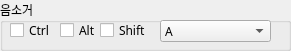
   <widget class="QGroupBox" name="mute">
    <property name="geometry">
     <rect>
      <x>30</x>
      <y>230</y>
      <width>291</width>
      <height>51</height>
     </rect>
    </property>
    <property name="font">
     <font>
      <family>맑은 고딕</family>
     </font>
    </property>
    <property name="title">
     <string>음소거</string>
    </property>
    <widget class="QCheckBox" name="mCtrl">
     <property name="geometry">
      <rect>
       <x>10</x>
       <y>20</y>
       <width>41</width>
       <height>21</height>
      </rect>
     </property>
     <property name="font">
      <font>
       <family>맑은 고딕</family>
      </font>
     </property>
     <property name="text">
      <string>Ctrl</string>
     </property>
    </widget>
    <widget class="QCheckBox" name="mAlt">
     <property name="enabled">
      <bool>true</bool>
     </property>
     <property name="geometry">
      <rect>
       <x>60</x>
       <y>20</y>
       <width>41</width>
       <height>21</height>
      </rect>
     </property>
     <property name="font">
      <font>
       <family>맑은 고딕</family>
      </font>
     </property>
     <property name="acceptDrops">
      <bool>false</bool>
     </property>
     <property name="autoFillBackground">
      <bool>false</bool>
     </property>
     <property name="text">
      <string>Alt</string>
     </property>
    </widget>
    <widget class="QCheckBox" name="mShift">
     <property name="geometry">
      <rect>
       <x>100</x>
       <y>20</y>
       <width>51</width>
       <height>21</height>
      </rect>
     </property>
     <property name="font">
      <font>
       <family>맑은 고딕</family>
      </font>
     </property>
     <property name="text">
      <string>Shift</string>
     </property>
    </widget>
    <widget class="QComboBox" name="mbox">
     <property name="geometry">
      <rect>
       <x>160</x>
       <y>20</y>
       <width>111</width>
       <height>22</height>
      </rect>
     </property>
     <item>
      <property name="text">
       <string>A</string>
      </property>
     </item>
     <item>
      <property name="text">
       <string>B</string>
      </property>
     </item>
     <item>
      <property name="text">
       <string>C</string>
      </property>
     </item>
     <item>
      <property name="text">
       <string>D</string>
      </property>
     </item>
     <item>
      <property name="text">
       <string>E</string>
      </property>
     </item>
     <item>
      <property name="text">
       <string>F</string>
      </property>
     </item>
     <item>
      <property name="text">
       <string>G</string>
      </property>
     </item>
     <item>
      <property name="text">
       <string>H</string>
      </property>
     </item>
     <item>
      <property name="text">
       <string>I</string>
      </property>
     </item>
     <item>
      <property name="text">
       <string>J</string>
      </property>
     </item>
     <item>
      <property name="text">
       <string>K</string>
      </property>
     </item>
     <item>
      <property name="text">
       <string>L</string>
      </property>
     </item>
     <item>
      <property name="text">
       <string>M</string>
      </property>
     </item>
     <item>
      <property name="text">
       <string>N</string>
      </property>
     </item>
     <item>
      <property name="text">
       <string>O</string>
      </property>
     </item>
     <item>
      <property name="text">
       <string>P</string>
      </property>
     </item>
     <item>
      <property name="text">
       <string>Q</string>
      </property>
     </item>
     <item>
      <property name="text">
       <string>R</string>
      </property>
     </item>
     <item>
      <property name="text">
       <string>S</string>
      </property>
     </item>
     <item>
      <property name="text">
       <string>T</string>
      </property>
     </item>
     <item>
      <property name="text">
       <string>U</string>
      </property>
     </item>
     <item>
      <property name="text">
       <string>V</string>
      </property>
     </item>
     <item>
      <property name="text">
       <string>W</string>
      </property>
     </item>
     <item>
      <property name="text">
       <string>X</string>
      </property>
     </item>
     <item>
      <property name="text">
       <string>Y</string>
      </property>
     </item>
     <item>
      <property name="text">
       <string>N</string>
      </property>
     </item>
     <item>
      <property name="text">
       <string>Z</string>
      </property>
     </item>
     <item>
      <property name="text">
       <string>[F1]</string>
      </property>
     </item>
     <item>
      <property name="text">
       <string>[F2]</string>
      </property>
     </item>
     <item>
      <property name="text">
       <string>[F3]</string>
      </property>
     </item>
     <item>
      <property name="text">
       <string>[F4]</string>
      </property>
     </item>
     <item>
      <property name="text">
       <string>[F5]</string>
      </property>
     </item>
     <item>
      <property name="text">
       <string>[F6]</string>
      </property>
     </item>
     <item>
      <property name="text">
       <string>[F7]</string>
      </property>
     </item>
     <item>
      <property name="text">
       <string>[F8]</string>
      </property>
     </item>
     <item>
      <property name="text">
       <string>[F9]</string>
      </property>
     </item>
     <item>
      <property name="text">
       <string>[F10]</string>
      </property>
     </item>
     <item>
      <property name="text">
       <string>[F11]</string>
      </property>
     </item>
     <item>
      <property name="text">
       <string>[F12]</string>
      </property>
     </item>
     <item>
      <property name="text">
       <string>[ESC]</string>
      </property>
     </item>
     <item>
      <property name="text">
       <string>[TAP]</string>
      </property>
     </item>
     <item>
      <property name="text">
       <string>[CapsLock]</string>
      </property>
     </item>
     <item>
      <property name="text">
       <string>`(~)</string>
      </property>
     </item>
     <item>
      <property name="text">
       <string>1</string>
      </property>
     </item>
     <item>
      <property name="text">
       <string>2</string>
      </property>
     </item>
     <item>
      <property name="text">
       <string>3</string>
      </property>
     </item>
     <item>
      <property name="text">
       <string>4</string>
      </property>
     </item>
     <item>
      <property name="text">
       <string>5</string>
      </property>
     </item>
     <item>
      <property name="text">
       <string>6</string>
      </property>
     </item>
     <item>
      <property name="text">
       <string>7</string>
      </property>
     </item>
     <item>
      <property name="text">
       <string>8</string>
      </property>
     </item>
     <item>
      <property name="text">
       <string>9</string>
      </property>
     </item>
     <item>
      <property name="text">
       <string>0</string>
      </property>
     </item>
     <item>
      <property name="text">
       <string>-</string>
      </property>
     </item>
     <item>
      <property name="text">
       <string>+</string>
      </property>
     </item>
     <item>
      <property name="text">
       <string>[INSERT]</string>
      </property>
     </item>
     <item>
      <property name="text">
       <string>[HOME]</string>
      </property>
     </item>
     <item>
      <property name="text">
       <string>[PAGEUP]</string>
      </property>
     </item>
     <item>
      <property name="text">
       <string>[PAGEDOWN]</string>
      </property>
     </item>
     <item>
      <property name="text">
       <string>[DELETE]</string>
      </property>
     </item>
     <item>
      <property name="text">
       <string>[END]</string>
      </property>
     </item>
     <item>
      <property name="text">
       <string>[Up]</string>
      </property>
     </item>
     <item>
      <property name="text">
       <string>[Down]</string>
      </property>
     </item>
     <item>
      <property name="text">
       <string>[Left]</string>
      </property>
     </item>
     <item>
      <property name="text">
       <string>[Right]</string>
      </property>
     </item>
    </widget>
   </widget>
